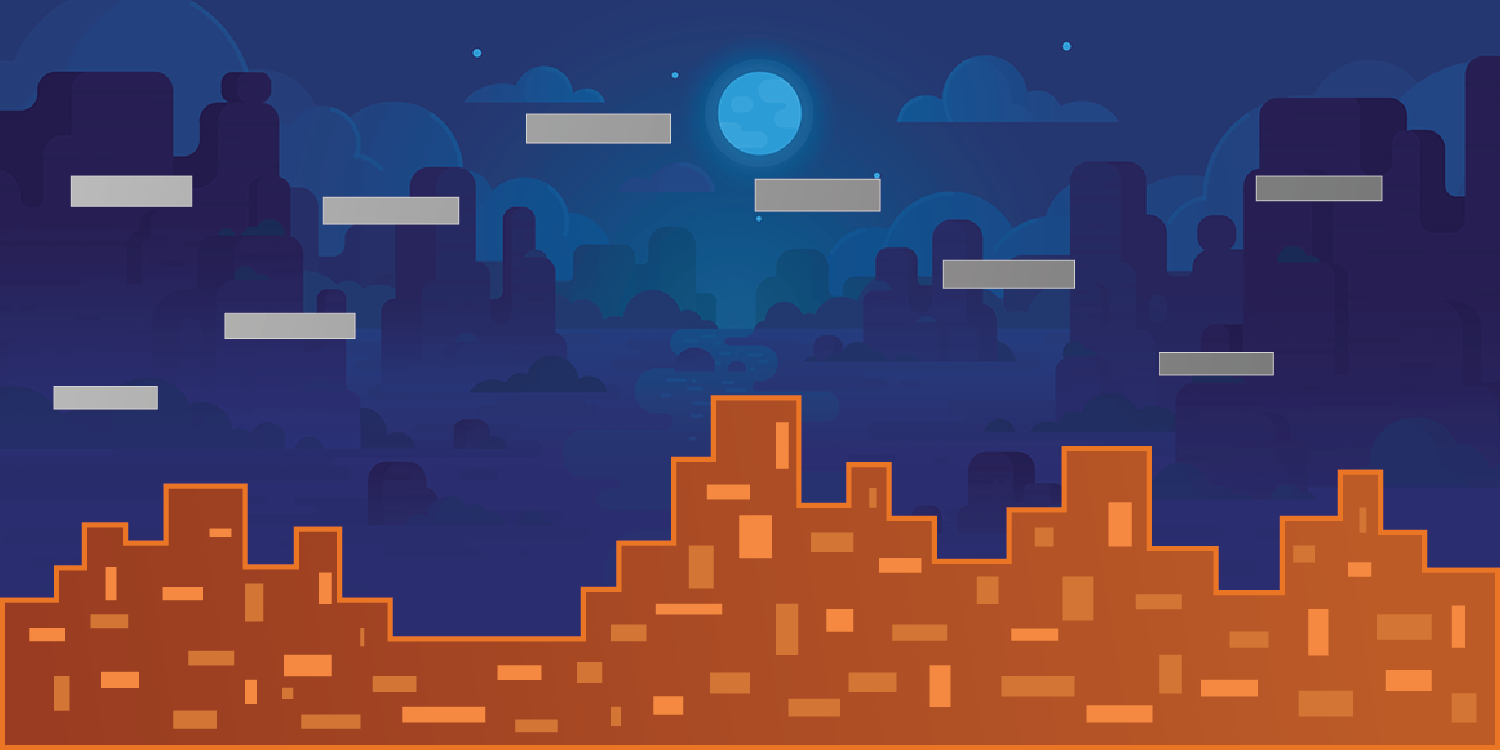

This game map was drawn from its Tiled (.tmx) file and the tilesets committed beside it. A one-line description and the trimmed map source follow:
An orthogonal 50x25 tile map with 30x30 px tiles, 1 tile layer (Tile Layer 1) and 37 objects.

<map version="1.9" tiledversion="1.9.2" orientation="orthogonal" renderorder="right-down" width="50" height="25" tilewidth="30" tileheight="30" infinite="0" nextlayerid="3" nextobjectid="40">
 <tileset firstgid="1" source="Map1.tsx" />
 <layer id="1" name="Tile Layer 1" width="50" height="25">
  <data>[1250 cells, 1250 non-empty, 1250 distinct tile ids]</data>
 </layer>
 <objectgroup id="2" name="Object">
  <object id="1" x="0.25" y="596.75" width="53.25" height="29" />
  <object id="2" x="54" y="564.5" width="27.5" height="31.5" />
  <object id="3" x="81.75" y="521.75" width="46.25" height="42.5" />
  <object id="4" x="128" y="539.25" width="35" height="26.25" />
  <object id="5" x="163.5" y="483" width="84" height="81.25" />
  <object id="6" x="247.5" y="563.75" width="46" height="14.25" />
  <object id="7" x="293.5" y="525.75" width="48.5" height="77.75" />
  <object id="9" x="342.5" y="596.75" width="50.25" height="47" />
  <object id="10" x="392.75" y="635.75" width="187.5" height="28.5" />
  <object id="11" x="581" y="586.5" width="35.25" height="50.5" />
  <object id="12" x="616.25" y="540" width="59.75" height="48.25" />
  <object id="13" x="671" y="456" width="40.5" height="84" />
  <object id="14" x="711" y="394.75" width="90.75" height="112.5" />
  <object id="15" x="801.75" y="502.25" width="44" height="23.5" />
  <object id="16" x="845.75" y="461.5" width="45.75" height="59.75" />
  <object id="17" x="892" y="515.25" width="45.25" height="53" />
  <object id="18" x="937.75" y="558.25" width="68.75" height="21.25" />
  <object id="19" x="1006.25" y="506.75" width="55.25" height="53.75" />
  <object id="20" x="1061" y="445.75" width="90.75" height="113.25" />
  <object id="21" x="1151.5" y="545.25" width="67" height="60.25" />
  <object id="22" x="1218.75" y="589.5" width="60.5" height="32.25" />
  <object id="23" x="1279.75" y="515" width="57.5" height="80.25" />
  <object id="24" x="1337.75" y="469" width="44.75" height="76" />
  <object id="25" x="1383" y="529.75" width="43.75" height="44" />
  <object id="26" x="1427.5" y="567.25" width="72.25" height="58.25" rotation="90" />
  <object id="28" x="1255" y="174.5" width="127" height="25.5" />
  <object id="29" x="1159" y="352" width="114" height="23" />
  <object id="30" x="942.5" y="260" width="132.5" height="28.5" />
  <object id="31" x="755" y="179" width="125.5" height="32" />
  <object id="32" x="526" y="112" width="144.5" height="32" />
  <object id="33" x="323" y="196" width="135.5" height="28" />
  <object id="34" x="224" y="312.5" width="132" height="25.5" />
  <object id="35" x="70.5" y="175" width="121.5" height="32" />
  <object id="36" x="53" y="385.5" width="104" height="24" />
  <object id="37" x="-1" y="-1" width="10" height="597" />
  <object id="38" x="1488" y="1" width="11" height="567" />
  <object id="39" x="8" y="-1" width="1480" height="6" />
 </objectgroup>
</map>